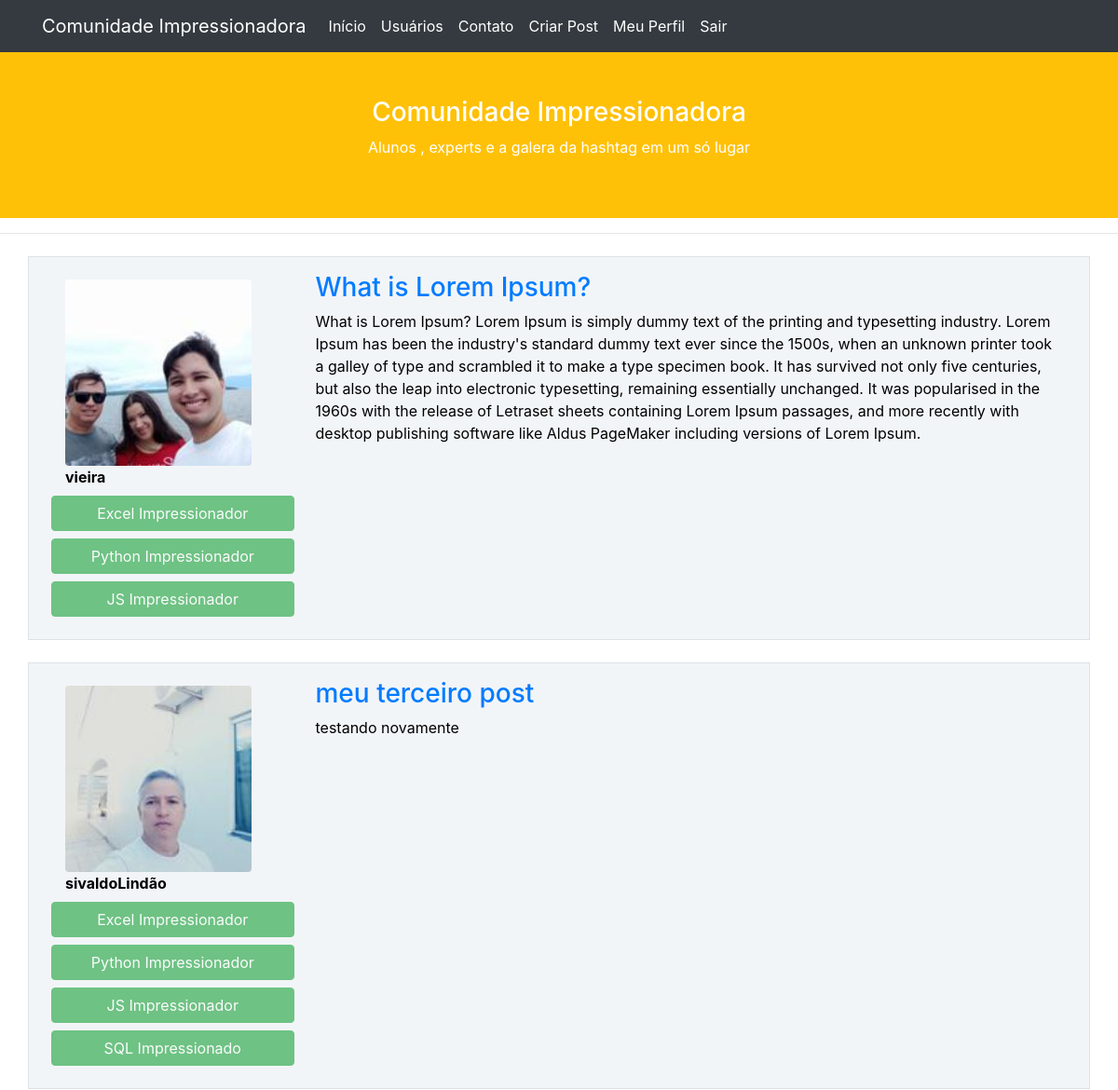
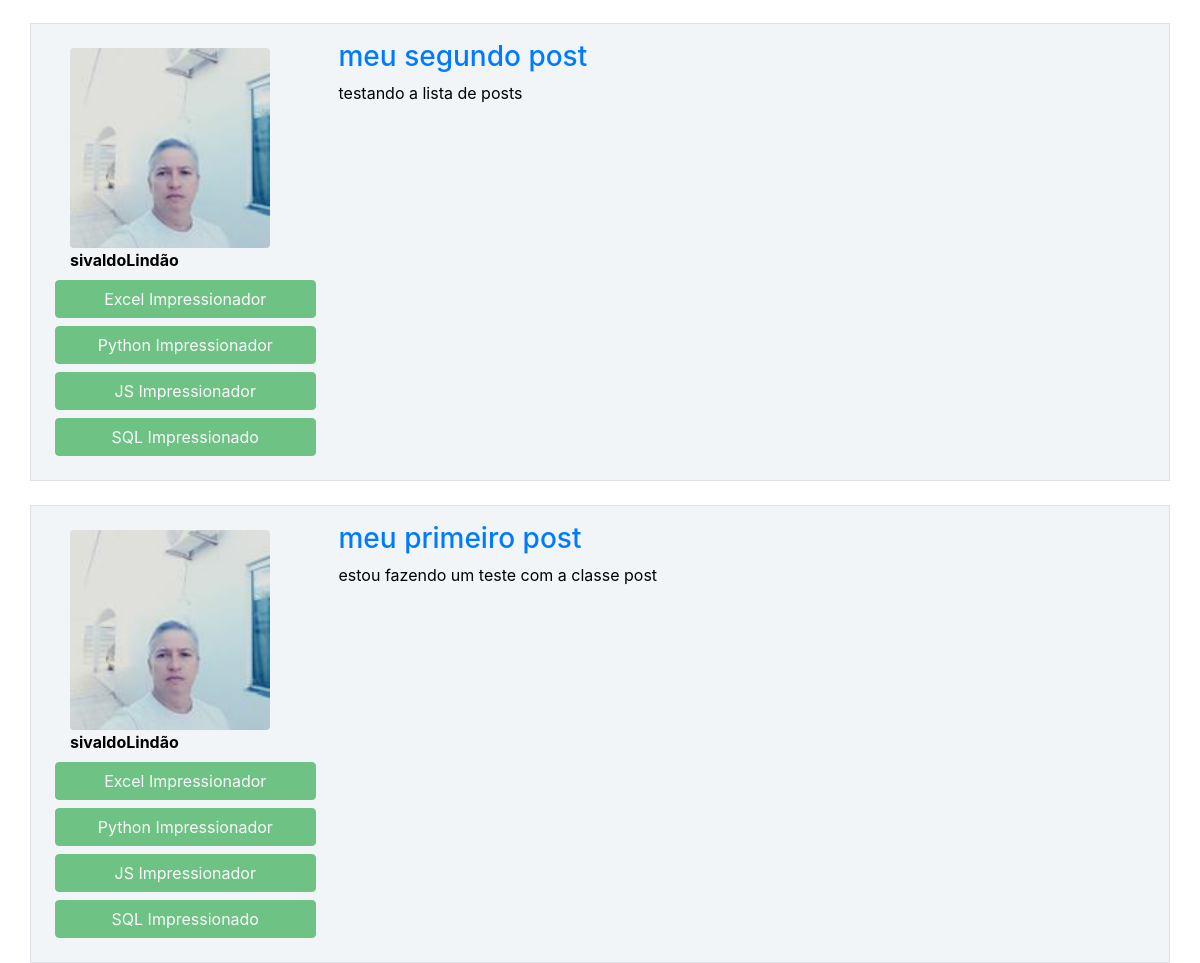
The app's page / (signed in) with its own data (2 pictures, top to bottom).
### comunidadeimpressionadora/models.py (models this page shows)
class Post(database.Model):
     id = database.Column(database.Integer, primary_key=True)
     titulo =  database.Column(database.String, nullable=False)
     corpo =  database.Column(database.Text, nullable=False)
     data_criacao =  database.Column(database.DateTime, nullable=False, default=datetime.now)
     id_usuario = database.Column(database.Integer,
                                  database.ForeignKey('usuarios.id'),
                                  nullable=False)#relacao desta tabela com de Usuario

class Usuarios(database.Model, UserMixin):
    id = database.Column(database.Integer, primary_key=True)
    username = database.Column(database.String, nullable=False)
    email = database.Column(database.String, nullable=False, unique=True)
    senha = database.Column(database.String(80), nullable=False)
    foto_perfil = database.Column(database.String, default='default.jpg')
    posts = database.relationship('Post', backref='autor', lazy=True)
    cursos = database.Column(database.String, nullable=False, default='Não Informado')

### comunidadeimpressionadora/routes.py (the view)
@app.route('/')   #pagina de inicio
def home():
    posts = Post.query.order_by(Post.id.desc())#ordena os posts em ordem decrescente
    return render_template('home.html', posts=posts)#envia os posts  para pagina home.html

### comunidadeimpressionadora/models.py (called while the page is built)
@login_manager.user_loader
def load_usuarios(id_usuarios):
    return Usuarios.query.get(int(id_usuarios))

### comunidadeimpressionadora/templates/home.html
{% extends 'base.html' %}
{% block body %}
<div class="container mt-3">
       {% for post in posts %}
     <div class="row  border mt-4 p-3 meupost">
        <div class="col col-3  ">
              <div class="image p-2">
                  <img src="{{ url_for('static', filename='fotos_perfil/{}'.format(post.autor.foto_perfil)) }}" class="rounded" width="200" >
                    <strong>{{ post.autor.username }}</strong>
                  <div class="row justify-content-center">
                        {% for curso in post.autor.cursos.split(';') %}
                             <button type="button" class="btn btn-success mt-2 btn-block" disabled>{{ curso }}</button>
                        {% endfor %}
                </div>
              </div>
        </div>
        <div class="col col-9" >
            <a class="text-decoration-none " href="{{ url_for('exibir_post', post_id=post.id) }}"><h3>{{ post.titulo }}</h3></a>
            <p>{{ post.corpo }}</p>
        </div>
    </div>
      {% endfor %}
</div>
{% endblock %}

### comunidadeimpressionadora/static/style.css (style rules this page uses)
.meupost { background: #f2f5f8 !important; color: #000 !important; }
.image img { width: 200px; height: 200px; object-fit: cover; }

### records on screen
Post: foto_perfil (picture), autor.username "vieira", curso "Excel Impressionador" "Python Impressionador" "JS Impressionador", titulo "What is Lorem Ipsum?", corpo "What is Lorem Ipsum? Lorem Ipsum is simply dummy text of the printing and typesetting industry. Lorem Ipsum has been the industry's standard dummy text ever since the 1500s, when an unknown printer took a galley of type and scrambled it to make a type specimen book. It has survived not only five centuries, but also the leap into electronic typesetting, remaining essentially unchanged. It was popularised in the 1960s with the release of Letraset sheets containing Lorem Ipsum passages, and more recently with desktop publishing software like Aldus PageMaker including versions of Lorem Ipsum."
Post: foto_perfil (picture), autor.username "sivaldoLindão", curso "Excel Impressionador" "Python Impressionador" "JS Impressionador" "SQL Impressionado", titulo "meu terceiro post", corpo "testando novamente"
Post: foto_perfil (picture), autor.username "sivaldoLindão", curso "Excel Impressionador" "Python Impressionador" "JS Impressionador" "SQL Impressionado", titulo "meu segundo post", corpo "testando a lista de posts"
Post: foto_perfil (picture), autor.username "sivaldoLindão", curso "Excel Impressionador" "Python Impressionador" "JS Impressionador" "SQL Impressionado", titulo "meu primeiro post", corpo "estou fazendo um teste com a classe post"
